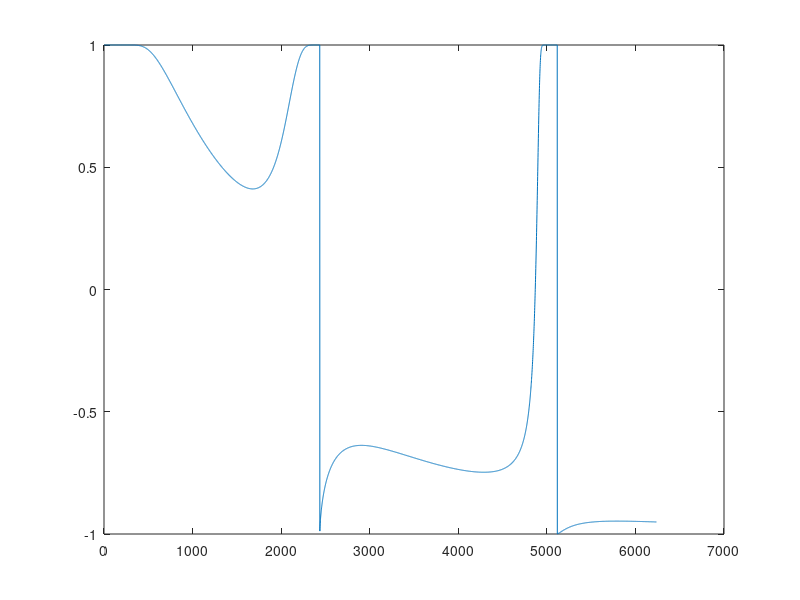

The MATLAB source for this figure: (Note: this script raises an error after producing the figure.)
% Sampling rate
Fs = 384000;


for j = 1:10

% Function to define waveform
ff = @(x)abs(tanh(x.^acsch(1./(-x+j*tan((1.5*x+5))))));

% Generate array of values of function
y = ff(0:300/Fs:4.8722);

% Remove any DC offset
y = detrend(y,0);

% Normalize it to between -1 and 1
y = 2*(y - min(y))/(max(y) - min(y)) - 1

y(1)
y(end)
plot(y)

w = repmat(y,1,500);

size(y);
size(w);
filename = "waveform" + j + ".wav"

audiowrite(filename,y,Fs);

end